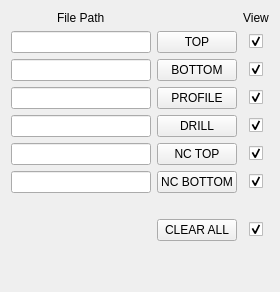
              <widget class="QWidget" name="load_layers_tab">
               <attribute name="title">
                <string>LOAD LAYERS</string>
               </attribute>
               <layout class="QVBoxLayout" name="verticalLayout_7">
                <item>
                 <layout class="QGridLayout" name="gridLayout">
                  <property name="sizeConstraint">
                   <enum>QLayout::SetFixedSize</enum>
                  </property>
                  <item row="5" column="0">
                   <widget class="QLineEdit" name="no_copper_1_le">
                    <property name="sizePolicy">
                     <sizepolicy hsizetype="Expanding" vsizetype="Fixed">
                      <horstretch>0</horstretch>
                      <verstretch>0</verstretch>
                     </sizepolicy>
                    </property>
                    <property name="readOnly">
                     <bool>true</bool>
                    </property>
                   </widget>
                  </item>
                  <item row="6" column="1">
                   <widget class="QPushButton" name="no_copper_2_pb">
                    <property name="sizePolicy">
                     <sizepolicy hsizetype="Fixed" vsizetype="Fixed">
                      <horstretch>0</horstretch>
                      <verstretch>0</verstretch>
                     </sizepolicy>
                    </property>
                    <property name="toolTip">
                     <string>NO-COPPER BOTTOM load layer button</string>
                    </property>
                    <property name="statusTip">
                     <string>NO-COPPER BOTTOM load layer button</string>
                    </property>
                    <property name="text">
                     <string>NC BOTTOM</string>
                    </property>
                   </widget>
                  </item>
                  <item row="6" column="2" alignment="Qt::AlignHCenter">
                   <widget class="QCheckBox" name="no_copper_2_chb">
                    <property name="sizePolicy">
                     <sizepolicy hsizetype="Fixed" vsizetype="Fixed">
                      <horstretch>0</horstretch>
                      <verstretch>0</verstretch>
                     </sizepolicy>
                    </property>
                    <property name="text">
                     <string/>
                    </property>
                    <property name="checked">
                     <bool>true</bool>
                    </property>
                   </widget>
                  </item>
                  <item row="3" column="0">
                   <widget class="QLineEdit" name="profile_file_le">
                    <property name="sizePolicy">
                     <sizepolicy hsizetype="Expanding" vsizetype="Fixed">
                      <horstretch>0</horstretch>
                      <verstretch>0</verstretch>
                     </sizepolicy>
                    </property>
                    <property name="readOnly">
                     <bool>true</bool>
                    </property>
                   </widget>
                  </item>
                  <item row="0" column="2" alignment="Qt::AlignHCenter">
                   <widget class="QLabel" name="view_label">
                    <property name="sizePolicy">
                     <sizepolicy hsizetype="Fixed" vsizetype="Fixed">
                      <horstretch>0</horstretch>
                      <verstretch>0</verstretch>
                     </sizepolicy>
                    </property>
                    <property name="text">
                     <string>View</string>
                    </property>
                    <property name="alignment">
                     <set>Qt::AlignCenter</set>
                    </property>
                   </widget>
                  </item>
                  <item row="1" column="2" alignment="Qt::AlignHCenter">
                   <widget class="QCheckBox" name="top_view_chb">
                    <property name="sizePolicy">
                     <sizepolicy hsizetype="Fixed" vsizetype="Fixed">
                      <horstretch>0</horstretch>
                      <verstretch>0</verstretch>
                     </sizepolicy>
                    </property>
                    <property name="checked">
                     <bool>true</bool>
                    </property>
                    <property name="tristate">
                     <bool>false</bool>
                    </property>
                   </widget>
                  </item>
                  <item row="4" column="0">
                   <widget class="QLineEdit" name="drill_file_le">
                    <property name="sizePolicy">
                     <sizepolicy hsizetype="Expanding" vsizetype="Fixed">
                      <horstretch>0</horstretch>
                      <verstretch>0</verstretch>
                     </sizepolicy>
                    </property>
                    <property name="readOnly">
                     <bool>true</bool>
                    </property>
                   </widget>
                  </item>
                  <item row="5" column="1">
                   <widget class="QPushButton" name="no_copper_1_pb">
                    <property name="sizePolicy">
                     <sizepolicy hsizetype="Fixed" vsizetype="Fixed">
                      <horstretch>0</horstretch>
                      <verstretch>0</verstretch>
                     </sizepolicy>
                    </property>
                    <property name="toolTip">
                     <string>NO-COPPER TOP load layer button</string>
                    </property>
                    <property name="statusTip">
                     <string>NO-COPPER TOP load layer button</string>
                    </property>
                    <property name="text">
                     <string>NC TOP</string>
                    </property>
                   </widget>
                  </item>
                  <item row="2" column="2" alignment="Qt::AlignHCenter">
                   <widget class="QCheckBox" name="bottom_view_chb">
                    <property name="sizePolicy">
                     <sizepolicy hsizetype="Fixed" vsizetype="Fixed">
                      <horstretch>0</horstretch>
                      <verstretch>0</verstretch>
                     </sizepolicy>
                    </property>
                    <property name="text">
                     <string/>
                    </property>
                    <property name="checked">
                     <bool>true</bool>
                    </property>
                   </widget>
                  </item>
                  <item row="3" column="1">
                   <widget class="QPushButton" name="profile_load_pb">
                    <property name="sizePolicy">
                     <sizepolicy hsizetype="Fixed" vsizetype="Fixed">
                      <horstretch>0</horstretch>
                      <verstretch>0</verstretch>
                     </sizepolicy>
                    </property>
                    <property name="text">
                     <string>PROFILE</string>
                    </property>
                   </widget>
                  </item>
                  <item row="6" column="0">
                   <widget class="QLineEdit" name="no_copper_2_le">
                    <property name="sizePolicy">
                     <sizepolicy hsizetype="Expanding" vsizetype="Fixed">
                      <horstretch>0</horstretch>
                      <verstretch>0</verstretch>
                     </sizepolicy>
                    </property>
                    <property name="readOnly">
                     <bool>true</bool>
                    </property>
                   </widget>
                  </item>
                  <item row="5" column="2" alignment="Qt::AlignHCenter">
                   <widget class="QCheckBox" name="no_copper_1_chb">
                    <property name="sizePolicy">
                     <sizepolicy hsizetype="Fixed" vsizetype="Fixed">
                      <horstretch>0</horstretch>
                      <verstretch>0</verstretch>
                     </sizepolicy>
                    </property>
                    <property name="text">
                     <string/>
                    </property>
                    <property name="checked">
                     <bool>true</bool>
                    </property>
                   </widget>
                  </item>
                  <item row="8" column="1">
                   <widget class="QPushButton" name="clear_views_pb">
                    <property name="sizePolicy">
                     <sizepolicy hsizetype="Fixed" vsizetype="Fixed">
                      <horstretch>0</horstretch>
                      <verstretch>0</verstretch>
                     </sizepolicy>
                    </property>
                    <property name="text">
                     <string>CLEAR ALL</string>
                    </property>
                   </widget>
                  </item>
                  <item row="4" column="1">
                   <widget class="QPushButton" name="drill_load_pb">
                    <property name="sizePolicy">
                     <sizepolicy hsizetype="Fixed" vsizetype="Fixed">
                      <horstretch>0</horstretch>
                      <verstretch>0</verstretch>
                     </sizepolicy>
                    </property>
                    <property name="text">
                     <string>DRILL</string>
                    </property>
                   </widget>
                  </item>
                  <item row="1" column="1">
                   <widget class="QPushButton" name="top_load_pb">
                    <property name="sizePolicy">
                     <sizepolicy hsizetype="Fixed" vsizetype="Fixed">
                      <horstretch>0</horstretch>
                      <verstretch>0</verstretch>
                     </sizepolicy>
                    </property>
                    <property name="text">
                     <string>TOP</string>
                    </property>
                   </widget>
                  </item>
                  <item row="2" column="0">
                   <widget class="QLineEdit" name="bottom_file_le">
                    <property name="sizePolicy">
                     <sizepolicy hsizetype="Expanding" vsizetype="Fixed">
                      <horstretch>0</horstretch>
                      <verstretch>0</verstretch>
                     </sizepolicy>
                    </property>
                    <property name="readOnly">
                     <bool>true</bool>
                    </property>
                   </widget>
                  </item>
                  <item row="2" column="1">
                   <widget class="QPushButton" name="bottom_load_pb">
                    <property name="sizePolicy">
                     <sizepolicy hsizetype="Fixed" vsizetype="Fixed">
                      <horstretch>0</horstretch>
                      <verstretch>0</verstretch>
                     </sizepolicy>
                    </property>
                    <property name="text">
                     <string>BOTTOM</string>
                    </property>
                   </widget>
                  </item>
                  <item row="4" column="2" alignment="Qt::AlignHCenter">
                   <widget class="QCheckBox" name="drill_view_chb">
                    <property name="sizePolicy">
                     <sizepolicy hsizetype="Fixed" vsizetype="Fixed">
                      <horstretch>0</horstretch>
                      <verstretch>0</verstretch>
                     </sizepolicy>
                    </property>
                    <property name="text">
                     <string/>
                    </property>
                    <property name="checked">
                     <bool>true</bool>
                    </property>
                   </widget>
                  </item>
                  <item row="0" column="0" alignment="Qt::AlignHCenter">
                   <widget class="QLabel" name="file_path_l">
                    <property name="sizePolicy">
                     <sizepolicy hsizetype="Fixed" vsizetype="Fixed">
                      <horstretch>0</horstretch>
                      <verstretch>0</verstretch>
                     </sizepolicy>
                    </property>
                    <property name="text">
                     <string>File Path</string>
                    </property>
                   </widget>
                  </item>
                  <item row="1" column="0">
                   <widget class="QLineEdit" name="top_file_le">
                    <property name="sizePolicy">
                     <sizepolicy hsizetype="Expanding" vsizetype="Fixed">
                      <horstretch>0</horstretch>
                      <verstretch>0</verstretch>
                     </sizepolicy>
                    </property>
                    <property name="readOnly">
                     <bool>true</bool>
                    </property>
                   </widget>
                  </item>
                  <item row="8" column="2" alignment="Qt::AlignHCenter">
                   <widget class="QCheckBox" name="all_view_chb">
                    <property name="sizePolicy">
                     <sizepolicy hsizetype="Fixed" vsizetype="Fixed">
                      <horstretch>0</horstretch>
                      <verstretch>0</verstretch>
                     </sizepolicy>
                    </property>
                    <property name="text">
                     <string/>
                    </property>
                    <property name="checked">
                     <bool>true</bool>
                    </property>
                   </widget>
                  </item>
                  <item row="3" column="2" alignment="Qt::AlignHCenter">
                   <widget class="QCheckBox" name="profile_view_chb">
                    <property name="sizePolicy">
                     <sizepolicy hsizetype="Fixed" vsizetype="Fixed">
                      <horstretch>0</horstretch>
                      <verstretch>0</verstretch>
                     </sizepolicy>
                    </property>
                    <property name="text">
                     <string/>
                    </property>
                    <property name="checked">
                     <bool>true</bool>
                    </property>
                   </widget>
                  </item>
                  <item row="8" column="0">
                   <spacer name="horizontal_spacer">
                    <property name="orientation">
                     <enum>Qt::Horizontal</enum>
                    </property>
                    <property name="sizeType">
                     <enum>QSizePolicy::Expanding</enum>
                    </property>
                    <property name="sizeHint" stdset="0">
                     <size>
                      <width>140</width>
                      <height>17</height>
                     </size>
                    </property>
                   </spacer>
                  </item>
                  <item row="7" column="0">
                   <spacer name="horizontal_spacer_2">
                    <property name="orientation">
                     <enum>Qt::Horizontal</enum>
                    </property>
                    <property name="sizeHint" stdset="0">
                     <size>
                      <width>40</width>
                      <height>20</height>
                     </size>
                    </property>
                   </spacer>
                  </item>
                 </layout>
                </item>
                <item>
                 <spacer name="verticalSpacer">
                  <property name="orientation">
                   <enum>Qt::Vertical</enum>
                  </property>
                  <property name="sizeHint" stdset="0">
                   <size>
                    <width>20</width>
                    <height>40</height>
                   </size>
                  </property>
                 </spacer>
                </item>
               </layout>
              </widget>
